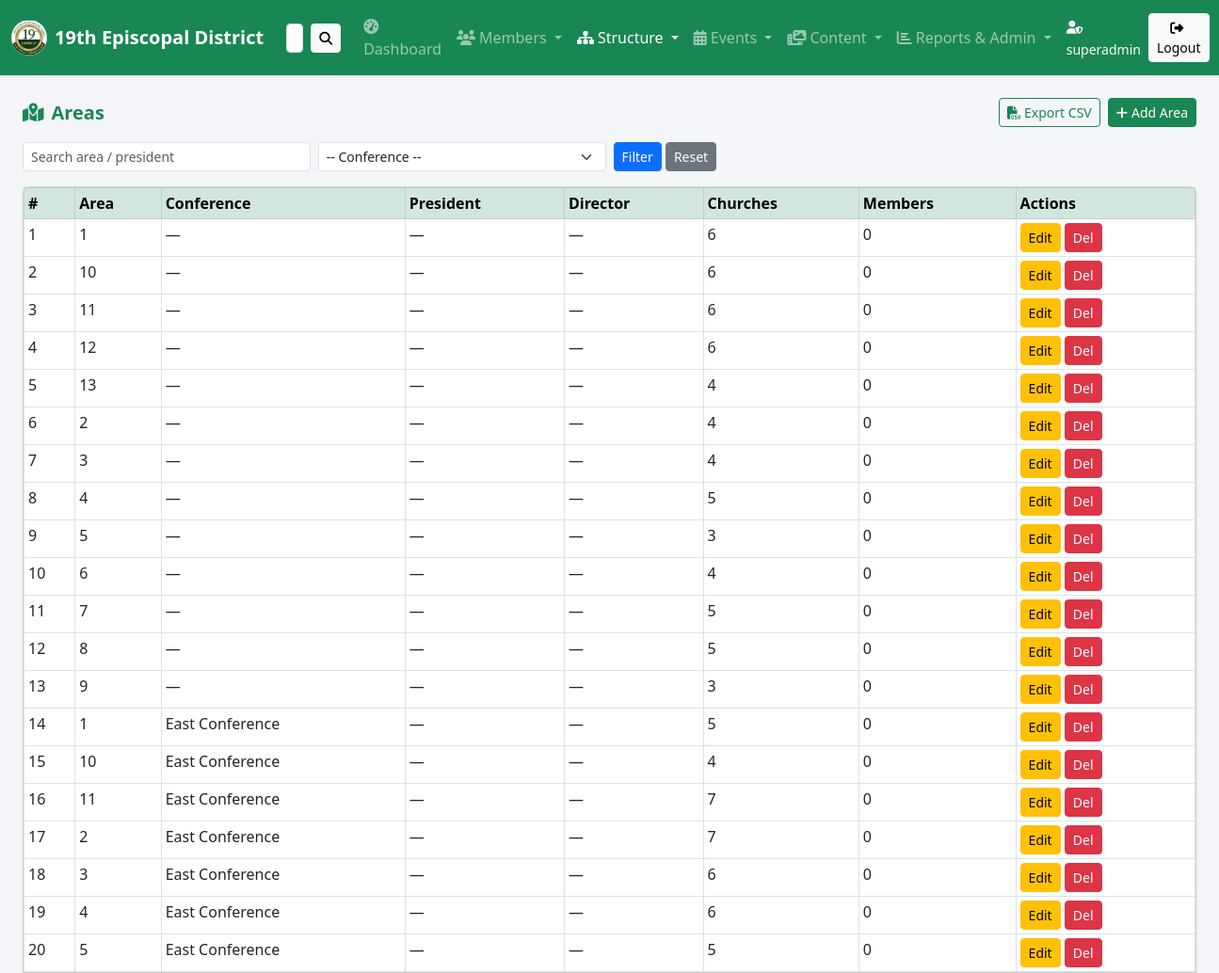
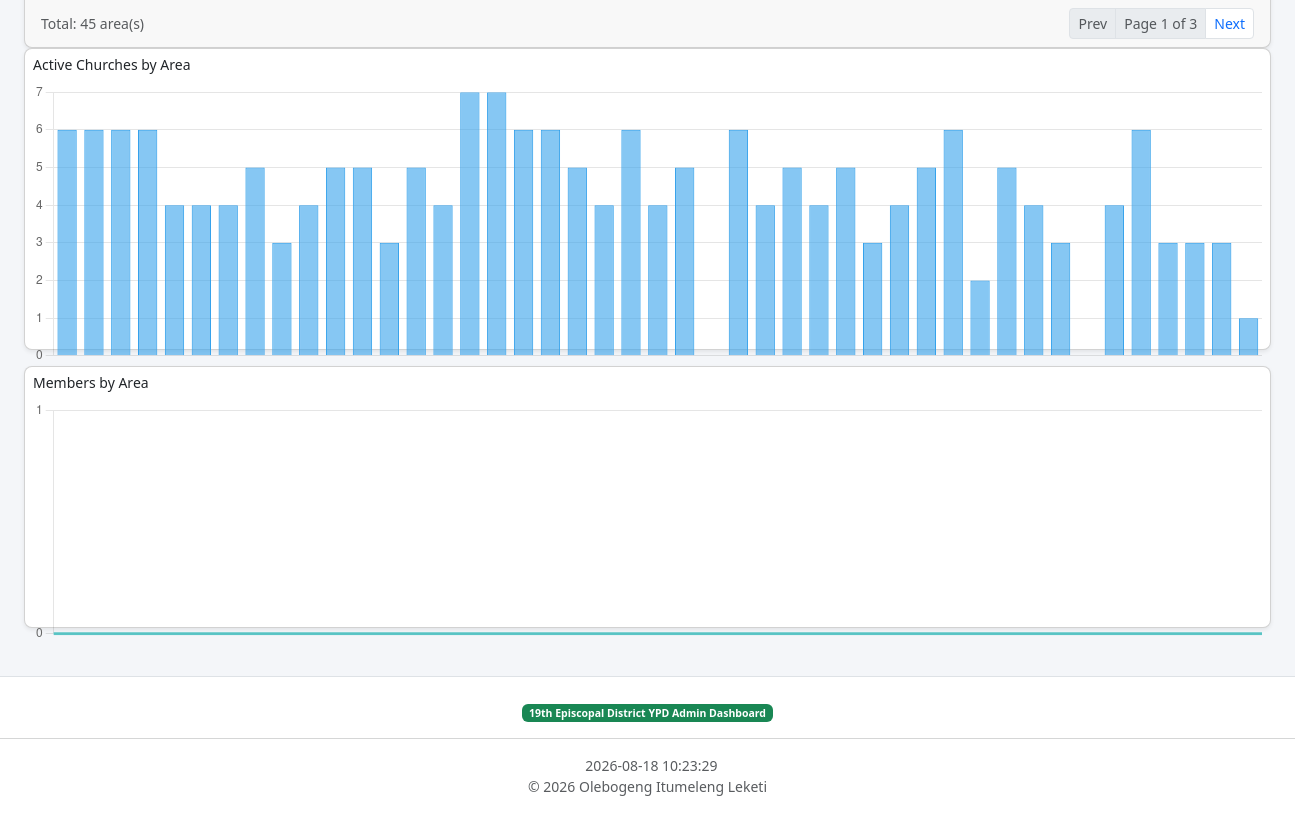
Screenshot of /views/areas.php (signed in) with the database file from the repository (2 pictures, top to bottom).
### tables this page shows
CREATE TABLE areas (
    area_id             INT AUTO_INCREMENT PRIMARY KEY,
    district_id         INT NOT NULL DEFAULT 19,
    conference_id       INT NULL,
    area_name           VARCHAR(255) NULL,
    area_president_name VARCHAR(255) NULL,
    area_director_name  VARCHAR(255) NULL,
    created_at          TIMESTAMP DEFAULT CURRENT_TIMESTAMP
);

CREATE TABLE conferences (
    conference_id        INT AUTO_INCREMENT PRIMARY KEY,
    district_id          INT NOT NULL DEFAULT 19,
    conference_name      VARCHAR(255) NOT NULL,
    conference_president VARCHAR(255) NULL,
    conference_director  VARCHAR(255) NULL,
    created_at           TIMESTAMP DEFAULT CURRENT_TIMESTAMP
);

### includes/auth.php (called while the page is built, shortened)
<?php
function current_auth_user(): ?array
{
    return isset($_SESSION['auth_user']) && is_array($_SESSION['auth_user']) ? $_SESSION['auth_user'] : null;
}

### views/areas.php (the view, shortened to what this page needs)
<?php
require_once '../db.php';
require_once '../includes/pagination.php';
$conf_id = $_GET['conference_id'] ?? '';
$search  = $_GET['search'] ?? '';
$fromWhere = " FROM areas a
               LEFT JOIN conferences c ON a.conference_id = c.conference_id
               WHERE 1=1";
$params = [];
$pager = paginate($pdo, "SELECT COUNT(*)" . $fromWhere, $params, 20);
$query = "SELECT a.area_id, a.area_name, a.area_president_name, a.area_director_name,
                 c.conference_name,
                 (SELECT COUNT(*) FROM churches ch WHERE ch.area_id = a.area_id AND ch.status = 'active') AS church_count,
                 (SELECT COUNT(*) FROM members m WHERE m.area_id = a.area_id) AS member_count"
    . $fromWhere
    . " ORDER BY c.conference_name, a.area_name
        LIMIT {$pager['perPage']} OFFSET {$pager['offset']}";
$stmt = $pdo->prepare($query);
$stmt->execute($params);
$areas = $stmt->fetchAll();
$chartQuery = "SELECT a.area_name,
                      (SELECT COUNT(*) FROM churches ch WHERE ch.area_id = a.area_id AND ch.status = 'active') AS church_count,
                      (SELECT COUNT(*) FROM members m WHERE m.area_id = a.area_id) AS member_count"
    . $fromWhere
    . " ORDER BY c.conference_name, a.area_name";
$chartStmt = $pdo->prepare($chartQuery);
$chartStmt->execute($params);
$chartRows = $chartStmt->fetchAll(PDO::FETCH_ASSOC);
$chart_area_labels = array_map(fn($r) => $r['area_name'], $chartRows);
$chart_church_data = array_map(fn($r) => (int)$r['church_count'], $chartRows);
$chart_member_data = array_map(fn($r) => (int)$r['member_count'], $chartRows);
?>
<!DOCTYPE html>
<html lang="en">
<head>
  <link rel="stylesheet" href="https://cdn.jsdelivr.net/npm/bootstrap@5.3.0/dist/css/bootstrap.min.css">
  <link rel="stylesheet" href="https://cdnjs.cloudflare.com/ajax/libs/font-awesome/6.4.0/css/all.min.css">
  <link rel="stylesheet" href="../assets/css/styles.css">
</head>
<body>
<?php include '../includes/header.php'; ?>
<div class="container-fluid mt-4 px-4">
  <div class="d-flex justify-content-between align-items-center mb-3">
    <h5 class="fw-bold text-success mb-0"><i class="fas fa-map-marked-alt me-2"></i>Areas</h5>
    <div class="d-flex gap-2">
      <a href="../actions/export.php?<?= http_build_query(['type' => 'areas', 'conference_id' => $conf_id]) ?>" class="btn btn-outline-success btn-sm js-confirm-export"><i class="fas fa-file-csv me-1"></i>Export CSV</a>
      <a href="../forms/add_area.php" class="btn btn-success btn-sm"><i class="fas fa-plus me-1"></i>Add Area</a>
    </div>
  </div>
  <form method="GET" class="row g-2 mb-3">
    <div class="col-md-3">
      <input type="text" name="search" class="form-control form-control-sm" placeholder="Search area / president" value="<?= htmlspecialchars($search) ?>">
    </div>
    <div class="col-md-3">
      <select name="conference_id" class="form-select form-select-sm">
        <option value="">-- Conference --</option>
      </select>
    </div>
    <div class="col-auto">
      <button type="submit" class="btn btn-primary btn-sm">Filter</button>
      <a href="areas.php" class="btn btn-secondary btn-sm">Reset</a>
    </div>
  </form>
  <div class="card shadow-sm">
    <div class="card-body p-0">
      <table class="table table-bordered table-hover table-sm mb-0">
        <thead class="table-success">
          <tr><th>#</th><th>Area</th><th>Conference</th><th>President</th><th>Director</th><th>Churches</th><th>Members</th><th>Actions</th></tr>
        </thead>
        <tbody>
          <?php if (empty($areas)): ?>
            <tr><td colspan="8" class="text-center text-muted py-3">No areas found.</td></tr>
          <?php else: foreach ($areas as $i => $a): ?>
            <tr>
              <td><?= $pager['offset'] + $i + 1 ?></td>
              <td><?= htmlspecialchars($a['area_name'] ?? '—') ?></td>
              <td><?= htmlspecialchars($a['conference_name'] ?? '—') ?></td>
              <td><?= htmlspecialchars($a['area_president_name'] ?? '—') ?></td>
              <td><?= htmlspecialchars($a['area_director_name'] ?? '—') ?></td>
              <td><?= $a['church_count'] ?></td>
              <td><?= $a['member_count'] ?></td>
              <td>
                <a href="../forms/edit_area.php?id=<?= $a['area_id'] ?>" class="btn btn-warning btn-sm">Edit</a>
                <a href="../actions/delete_area.php?id=<?= $a['area_id'] ?>" class="btn btn-danger btn-sm js-confirm-delete">Del</a>
              </td>
            </tr>
          <?php endforeach; endif; ?>
        </tbody>
      </table>
    </div>
    <div class="card-footer d-flex justify-content-between align-items-center">
      <span class="text-muted small">Total: <?= $pager['total'] ?> area(s)</span>
      <?= render_pagination($pager) ?>
    </div>
  </div>
</div>
<div class="container-fluid px-4">
  <div class="row mb-3">
    <div class="col-12">
      <div class="card shadow-sm chart-card">
        <div class="card-body p-2" style="height:300px;">
          <h6 class="card-title small mb-2">Active Churches by Area</h6>
          <canvas id="areaChurchChart" style="width:100%;height:100%;"></canvas>
        </div>
      </div>
    </div>
  </div>
  <div class="row mb-3">
    <div class="col-12">
      <div class="card shadow-sm chart-card">
        <div class="card-body p-2" style="height:260px;">
          <h6 class="card-title small mb-2">Members by Area</h6>
          <canvas id="areaMemberChart" style="width:100%;height:100%;"></canvas>
        </div>
      </div>
    </div>
  </div>
</div>
<?php include '../includes/footer.php'; ?>
<script>
const areaLabels = <?= json_encode($chart_area_labels) ?>;
const areaChurchData = <?= json_encode($chart_church_data) ?>;
const areaMemberData = <?= json_encode($chart_member_data) ?>;
const areaChurchCtx = document.getElementById('areaChurchChart');
if (areaChurchCtx) {
  new Chart(areaChurchCtx, {
    type: 'bar',
    data: {
      labels: areaLabels,
      datasets: [{
        label: 'Active Churches',
        data: areaChurchData,
        backgroundColor: 'rgba(54,162,235,0.6)',
        borderColor: 'rgba(54,162,235,1)',
        borderWidth: 1,
        maxBarThickness: 32
      }]
    },
    options: {
      responsive: true,
      maintainAspectRatio: false,
      animation: { duration: 0 },
      plugins: { legend: { display: false } },
      scales: {
        x: { display: false },
        y: { beginAtZero: true, ticks: { precision: 0 } }
      }
    }
  });
}
const areaMemberCtx = document.getElementById('areaMemberChart');
if (areaMemberCtx) {
  new Chart(areaMemberCtx, {
    type: 'line',
    data: {
      labels: areaLabels,
      datasets: [{
        label: 'Members',
        data: areaMemberData,
        borderColor: 'rgba(75,192,192,0.9)',
        backgroundColor: 'rgba(75,192,192,0.2)',
        tension: 0.2,
        pointRadius: 0
      }]
    },
    options: {
      responsive: true,
      maintainAspectRatio: false,
      animation: { duration: 0 },
      plugins: { legend: { display: false } },
      scales: {
        x: { display: false },
        y: { beginAtZero: true, ticks: { precision: 0 } }
      }
    }
  });
}
</script>
</body>
</html>

### includes/header.php (shortened to what this page needs)
<?php
require_once __DIR__ . '/auth.php';
$authUser = current_auth_user();
$currentPath = $_SERVER['PHP_SELF'] ?? '';
if (!function_exists('nav_active')) {
    function nav_active(string $path, array $patterns): string {
        foreach ($patterns as $p) {
            if (strpos($path, $p) !== false) return 'active';
        }
        return '';
    }
}
?>
<nav class="navbar navbar-expand-lg navbar-dark bg-success shadow-sm">
  <div class="container-fluid">
    <a class="navbar-brand d-flex align-items-center" href="/PhpstormProjects/19thepiscopaldistrict/AdminDash/index.php">
      <img src="/PhpstormProjects/19thepiscopaldistrict/AdminDash/19thDistrict.png" width="38" height="38" class="me-2" alt="19th District Logo">
      <span class="fw-semibold">19th Episcopal District</span>
    </a>
    <div class="collapse navbar-collapse" id="navbarNav">
      <form class="d-flex ms-2 me-3" method="GET" action="/PhpstormProjects/19thepiscopaldistrict/AdminDash/views/search.php">
        <input class="form-control form-control-sm me-2" type="search" name="q" placeholder="Global search…" value="<?= htmlspecialchars($_GET['q'] ?? '') ?>">
        <button class="btn btn-light btn-sm" type="submit"><i class="fas fa-search"></i></button>
      </form>
      <ul class="navbar-nav ms-auto align-items-lg-center">
        <li class="nav-item">
          <a class="nav-link <?= nav_active($currentPath, ['index.php']) ?>" href="/PhpstormProjects/19thepiscopaldistrict/AdminDash/index.php">
            <i class="fas fa-tachometer-alt me-1"></i>Dashboard
          </a>
        </li>
        <li class="nav-item dropdown">
          <a class="nav-link dropdown-toggle <?= nav_active($currentPath, ['members']) ?>" href="#" role="button" data-bs-toggle="dropdown" aria-expanded="false">
            <i class="fas fa-users me-1"></i>Members
          </a>
        </li>
        <li class="nav-item dropdown">
          <a class="nav-link dropdown-toggle <?= nav_active($currentPath, ['conferences', 'areas', 'churches']) ?>" href="#" role="button" data-bs-toggle="dropdown" aria-expanded="false">
            <i class="fas fa-sitemap me-1"></i>Structure
          </a>
        </li>
        <li class="nav-item dropdown">
          <a class="nav-link dropdown-toggle <?= nav_active($currentPath, ['events', 'event_attendance']) ?>" href="#" role="button" data-bs-toggle="dropdown" aria-expanded="false">
            <i class="fas fa-calendar-alt me-1"></i>Events
          </a>
        </li>
        <li class="nav-item dropdown">
          <a class="nav-link dropdown-toggle <?= nav_active($currentPath, ['media', 'story_page']) ?>" href="#" role="button" data-bs-toggle="dropdown" aria-expanded="false">
            <i class="fas fa-photo-video me-1"></i>Content
          </a>
        </li>
        <li class="nav-item dropdown">
          <a class="nav-link dropdown-toggle <?= nav_active($currentPath, ['statistical_reports', 'recycle_bin', 'backup']) ?>" href="#" role="button" data-bs-toggle="dropdown" aria-expanded="false">
            <i class="fas fa-chart-bar me-1"></i>Reports &amp; Admin
          </a>
        </li>
        <li class="nav-item ms-lg-2">
          <span class="navbar-text small text-light me-2">
            <i class="fas fa-user-shield me-1"></i><?= htmlspecialchars($authUser['username'] ?? 'Admin') ?>
          </span>
        </li>
        <li class="nav-item">
          <a class="btn btn-light btn-sm" href="/PhpstormProjects/19thepiscopaldistrict/AdminDash/actions/logout.php">
            <i class="fas fa-sign-out-alt me-1"></i>Logout
          </a>
        </li>
      </ul>
    </div>
  </div>
</nav>

### includes/pagination.php (shortened to what this page needs)
<?php
function paginate(PDO $pdo, string $countSql, array $params = [], int $perPage = 20): array
{
    $page = max(1, (int)($_GET['page'] ?? 1));
    $stmt = $pdo->prepare($countSql);
    $stmt->execute($params);
    $total = (int)$stmt->fetchColumn();
    $totalPages = max(1, (int)ceil($total / $perPage));
    return ['page' => $page, 'perPage' => $perPage, 'offset' => ($page - 1) * $perPage, 'total' => $total, 'totalPages' => $totalPages];
}
function render_pagination(array $pager): string
{
    $query = $_GET;
    unset($query['page']);
    $tail = $query ? '&' . http_build_query($query) : '';
    $page = (int)$pager['page'];
    $totalPages = (int)$pager['totalPages'];
    $prev = max(1, $page - 1);
    $next = min($totalPages, $page + 1);
    return '<nav><ul class="pagination pagination-sm mb-0">'
        . '<li class="page-item' . ($page <= 1 ? ' disabled' : '') . '"><a class="page-link" href="?page=' . $prev . $tail . '">Prev</a></li>'
        . '<li class="page-item disabled"><span class="page-link">Page ' . $page . ' of ' . $totalPages . '</span></li>'
        . '<li class="page-item' . ($page >= $totalPages ? ' disabled' : '') . '"><a class="page-link" href="?page=' . $next . $tail . '">Next</a></li>'
        . '</ul></nav>';
}

### includes/footer.php (shortened to what this page needs)
<footer class="text-center text-muted py-4 mt-5 border-top small">
    <span class="badge bg-success">19th Episcopal District YPD Admin Dashboard</span>
    <hr>
    <span class="ms-2"><?= date('Y-m-d H:i:s') ?></span>
    <div class="mb-1">&copy; <?= date('Y') ?> Olebogeng Itumeleng Leketi </div>
</footer>

### assets/css/styles.css (style rules this page uses)
body { background-color: #f4f6f9; font-family: 'Segoe UI', sans-serif; }
.card { border-radius: 0.5rem; }
.navbar-brand img { border-radius: 50%; }
footer { background-color: #fff; }

### rows the page displays
areas: offset "1", area_name "1", conference_name "—", area_president_name "—", area_director_name "—", church_count "6", member_count "0"
areas: offset "2", area_name "10", conference_name "—", area_president_name "—", area_director_name "—", church_count "6", member_count "0"
areas: offset "3", area_name "11", conference_name "—", area_president_name "—", area_director_name "—", church_count "6", member_count "0"
areas: offset "4", area_name "12", conference_name "—", area_president_name "—", area_director_name "—", church_count "6", member_count "0"
areas: offset "5", area_name "13", conference_name "—", area_president_name "—", area_director_name "—", church_count "4", member_count "0"
areas: offset "6", area_name "2", conference_name "—", area_president_name "—", area_director_name "—", church_count "4", member_count "0"
areas: offset "7", area_name "3", conference_name "—", area_president_name "—", area_director_name "—", church_count "4", member_count "0"
areas: offset "8", area_name "4", conference_name "—", area_president_name "—", area_director_name "—", church_count "5", member_count "0"
areas: offset "9", area_name "5", conference_name "—", area_president_name "—", area_director_name "—", church_count "3", member_count "0"
areas: offset "10", area_name "6", conference_name "—", area_president_name "—", area_director_name "—", church_count "4", member_count "0"
areas: offset "11", area_name "7", conference_name "—", area_president_name "—", area_director_name "—", church_count "5", member_count "0"
areas: offset "12", area_name "8", conference_name "—", area_president_name "—", area_director_name "—", church_count "5", member_count "0"
areas: offset "13", area_name "9", conference_name "—", area_president_name "—", area_director_name "—", church_count "3", member_count "0"
areas: offset "14", area_name "1", conference.conference_name "East Conference", area_president_name "—", area_director_name "—", church_count "5", member_count "0"
areas: offset "15", area_name "10", conference.conference_name "East Conference", area_president_name "—", area_director_name "—", church_count "4", member_count "0"
areas: offset "16", area_name "11", conference.conference_name "East Conference", area_president_name "—", area_director_name "—", church_count "7", member_count "0"
areas: offset "17", area_name "2", conference.conference_name "East Conference", area_president_name "—", area_director_name "—", church_count "7", member_count "0"
areas: offset "18", area_name "3", conference.conference_name "East Conference", area_president_name "—", area_director_name "—", church_count "6", member_count "0"
areas: offset "19", area_name "4", conference.conference_name "East Conference", area_president_name "—", area_director_name "—", church_count "6", member_count "0"
areas: offset "20", area_name "5", conference.conference_name "East Conference", area_president_name "—", area_director_name "—", church_count "5", member_count "0"

### other values shown
$authUser['username'] "superadmin"
$pager['total'] "45"
$page "1"
$totalPages "3"
chart data {{ json_encode($chart_church_data) }} [6,6,6,6,4,4,4,5,3,4,5,5,3,5,4,7,7,6,6,5,4,6,4,5,0,6,4,5,4,5,3,4,5,6,2,5,4,3,0,4,6,3,3,3,1]
chart data {{ json_encode($chart_member_data) }} [0,0,0,0,0,0,0,0,0,0,0,0,0,0,0,0,0,0,0,0,0,0,0,0,0,0,0,0,0,0,0,0,0,0,0,0,0,0,0,0,0,0,0,0,0]
